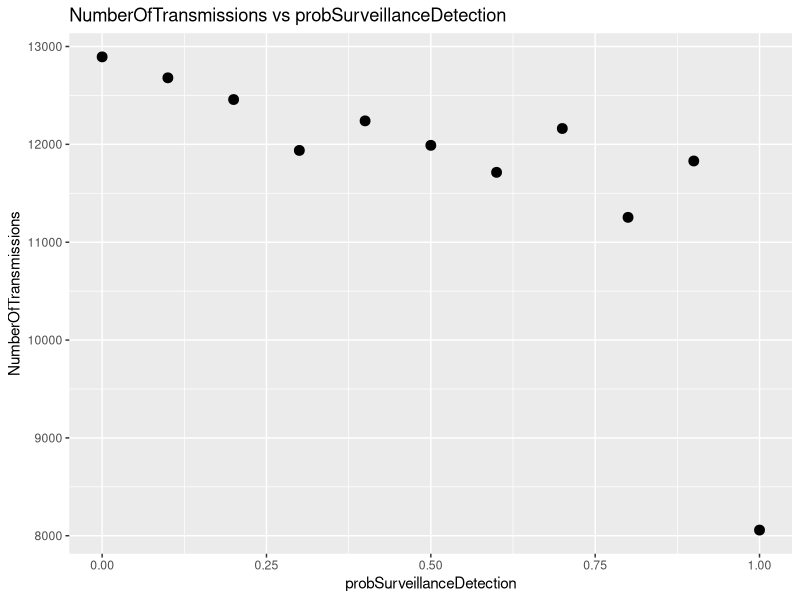
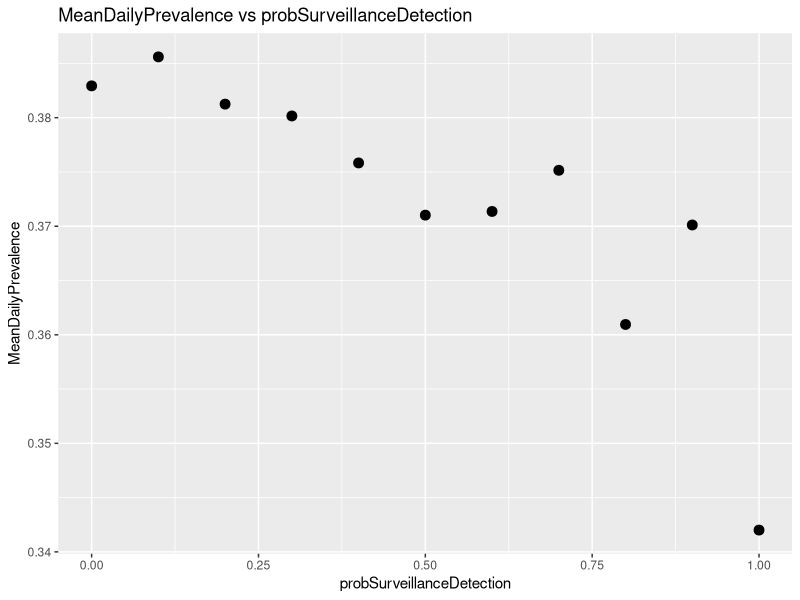
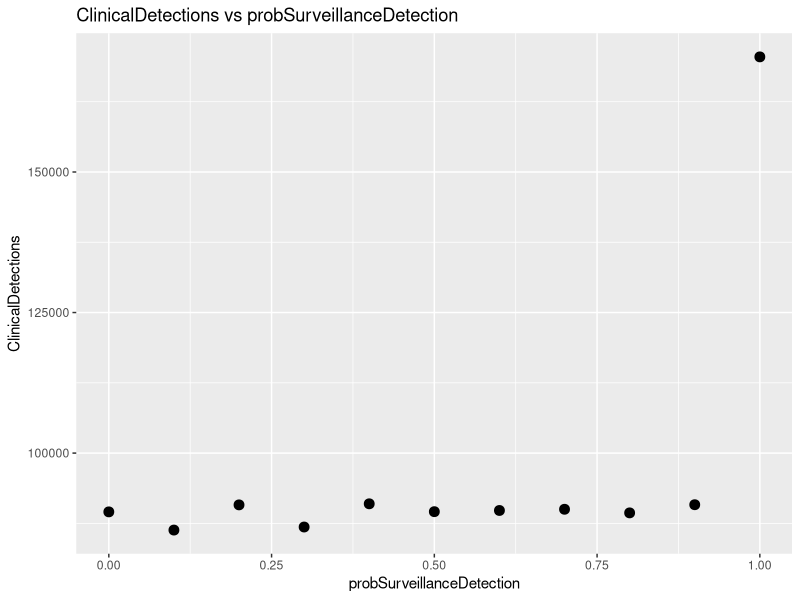
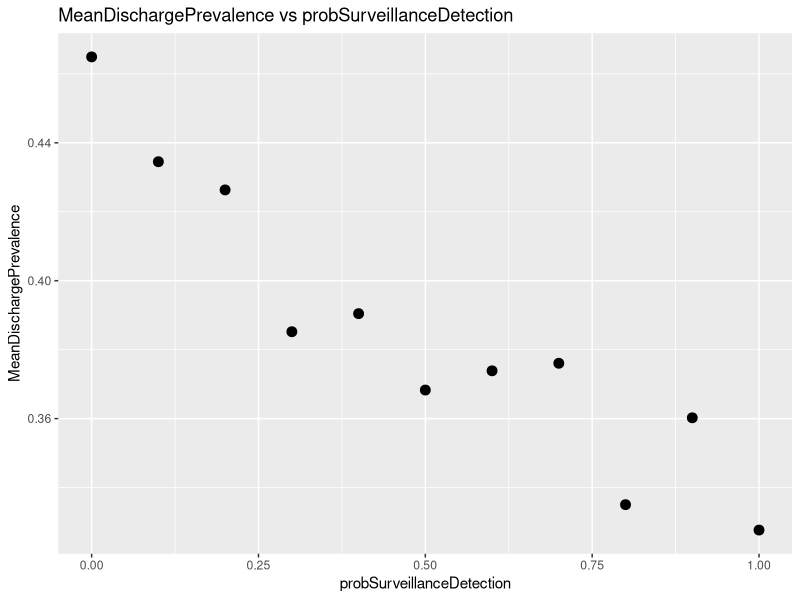
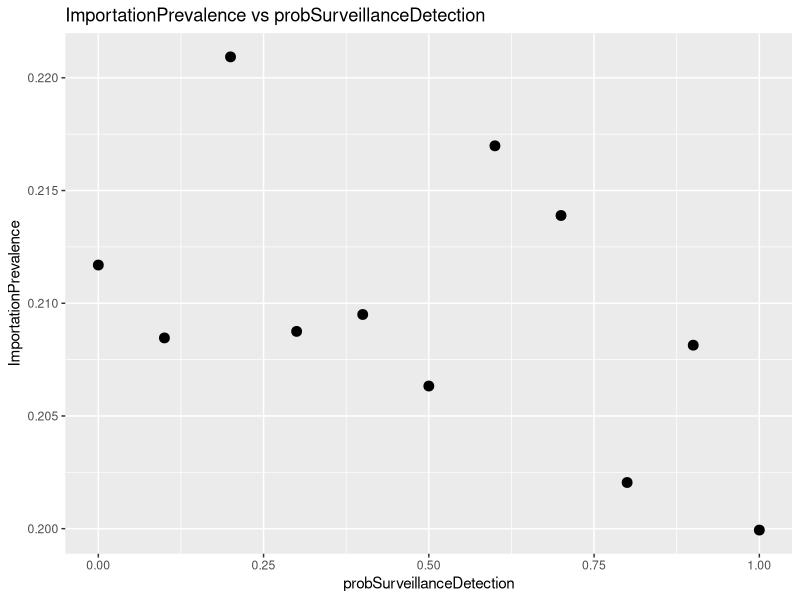

Source code (R) for these figures, in order:
# R script to create scatter plots for sensitivity analysis
library(ggplot2)

# Read merged data
merged <- read.csv("merged.txt", header=TRUE)

# NumberOfTransmissions vs probSurveillanceDetection
p1 <- ggplot(merged, aes(x=probSurveillanceDetection, y=NumberOfTransmissions)) +
  geom_point(size=3) +
  labs(title="NumberOfTransmissions vs probSurveillanceDetection",
       x="probSurveillanceDetection",
       y="NumberOfTransmissions")
ggsave("scatter_NumberOfTransmissions_vs_probSurveillanceDetection.png", p1)

# MeanDailyPrevalence vs probSurveillanceDetection
p2 <- ggplot(merged, aes(x=probSurveillanceDetection, y=MeanDailyPrevalence)) +
  geom_point(size=3) +
  labs(title="MeanDailyPrevalence vs probSurveillanceDetection",
       x="probSurveillanceDetection",
       y="MeanDailyPrevalence")
ggsave("scatter_MeanDailyPrevalence_vs_probSurveillanceDetection.png", p2)

# ClinicalDetections vs probSurveillanceDetection
p3 <- ggplot(merged, aes(x=probSurveillanceDetection, y=ClinicalDetections)) +
  geom_point(size=3) +
  labs(title="ClinicalDetections vs probSurveillanceDetection",
       x="probSurveillanceDetection",
       y="ClinicalDetections")
ggsave("scatter_ClinicalDetections_vs_probSurveillanceDetection.png", p3)

# MeanDischargePrevalence vs probSurveillanceDetection
p4 <- ggplot(merged, aes(x=probSurveillanceDetection, y=MeanDischargePrevalence)) +
  geom_point(size=3) +
  labs(title="MeanDischargePrevalence vs probSurveillanceDetection",
       x="probSurveillanceDetection",
       y="MeanDischargePrevalence")
ggsave("scatter_MeanDischargePrevalence_vs_probSurveillanceDetection.png", p4)

# ImportationPrevalence vs probSurveillanceDetection
p5 <- ggplot(merged, aes(x=probSurveillanceDetection, y=ImportationPrevalence)) +
  geom_point(size=3) +
  labs(title="ImportationPrevalence vs probSurveillanceDetection",
       x="probSurveillanceDetection",
       y="ImportationPrevalence")
ggsave("scatter_ImportationPrevalence_vs_probSurveillanceDetection.png", p5)
